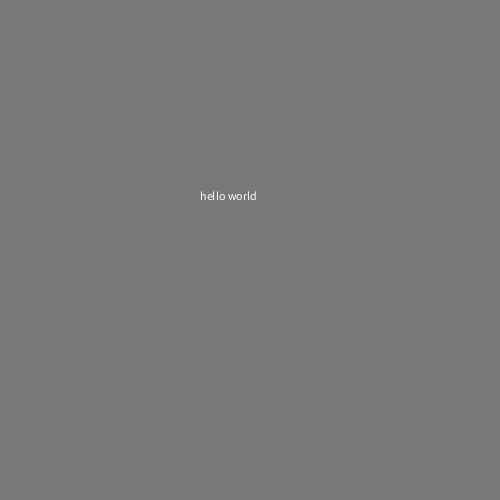
Frame 1 (no input)
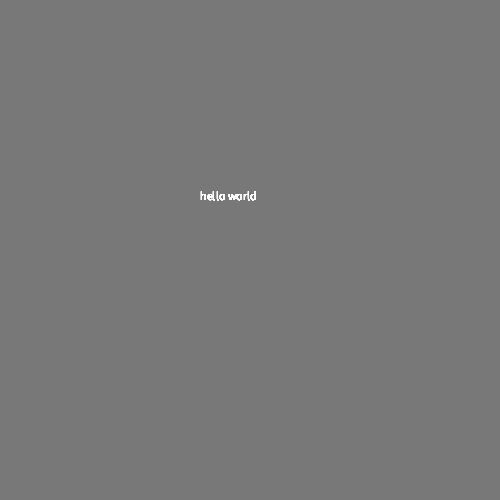
Frame 60 (the mouse pressed at the canvas centre just before this capture)
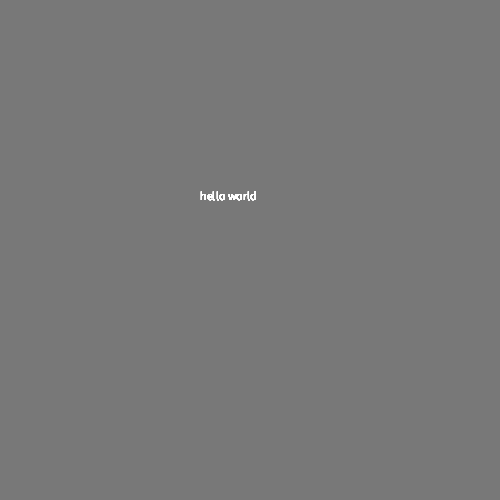
Frame 120 (the mouse held since frame 60 and released just before this capture)

The Processing sketch that drew these frames (run headless with seeded random() and noise(); from frame 60 on, the mouse is pressed at the canvas centre):

// Processing sketch: helloworld
// ── helloworld.pde
void setup(){
  size(500, 500);
  background(120, 120, 120);
}

void draw(){
  text("hello world", 200, 200);
}
